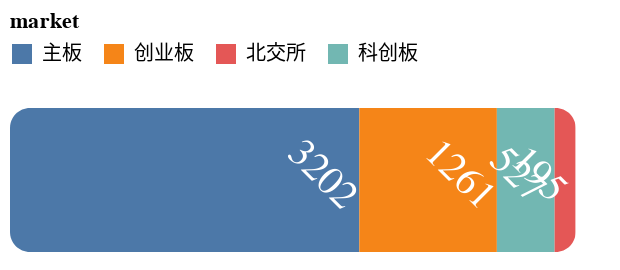

Source (notebook cell):
### Code cell
# make a stackbar to show the data
by_market = df[df.list_status == 'L'].groupby('market')['symbol'].count().to_frame('Num').reset_index()
plot_bar_percent(by_market)

### Figure 1 — Vega-Lite specification as saved in the notebook (floating-point values rounded to 4 significant figures)
{"config": {"view": {"continuousWidth": 300, "continuousHeight": 300, "stroke": null}, "axis": {"grid": false}}, "layer": [{"mark": {"type": "bar", "cornerRadius": 10}, "encoding": {"color": {"field": "market", "legend": {"orient": "top"}, "type": "nominal"}, "order": {"field": "Num", "sort": "descending"}, "tooltip": [{"field": "market", "type": "nominal"}, {"field": "Num", "type": "quantitative"}], "x": {"aggregate": "sum", "axis": null, "field": "Num", "stack": "zero", "type": "quantitative"}, "y": {"axis": null, "field": "help", "type": "nominal"}}}, {"mark": {"type": "text", "align": "center", "angle": 45, "baseline": "line-top", "color": "white", "dx": -15, "fontSize": 20}, "encoding": {"order": {"field": "Num", "sort": "descending"}, "text": {"field": "Num"}, "tooltip": [{"field": "market", "type": "nominal"}, {"field": "Num", "type": "quantitative"}], "x": {"aggregate": "sum", "axis": null, "field": "Num", "stack": "zero", "type": "quantitative"}, "y": {"axis": null, "field": "help", "type": "nominal"}}}], "data": {"name": "data-dc16ff73e77e15a97f18b613cc3e20d0"}, "height": 80, "width": "container", "$schema": "https://vega.github.io/schema/vega-lite/v5.8.0.json", "datasets": {"data-dc16ff73e77e15a97f18b613cc3e20d0": [{"market": "主板", "Num": 3202, "help": "help"}, {"market": "创业板", "Num": 1261, "help": "help"}, {"market": "北交所", "Num": 195, "help": "help"}, {"market": "科创板", "Num": 527, "help": "help"}]}}
